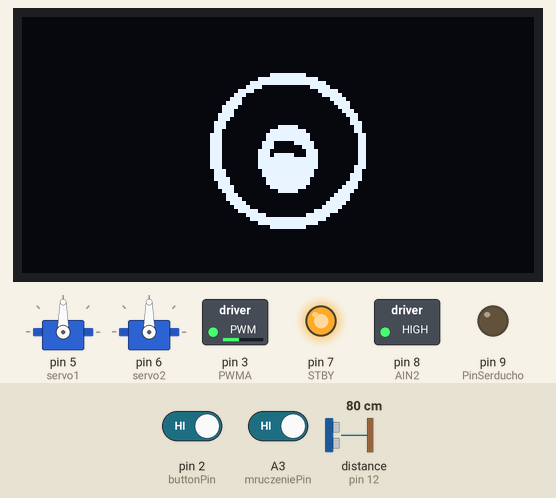
This sketch was run on a simulated Arduino Uno, built with avr-gcc and run on an emulated ATmega328P. Shown: 128×64 one-colour display, 2 × servo, switched loads named in the sketch (green lamp = pin HIGH), output pins drawn as LEDs (lit = HIGH). Wiring (inferred from the names in the program): ultrasonic range finder: trigger pin 13; echo pin 12. The inputs (shaded band) are chosen by the test bench; at power-on: distance to the obstacle (sensor on pin 12) 80 cm, pin 2 (buttonPin) HIGH, A3 (mruczeniePin) HIGH. The echo pulse lasts 58.3 µs per cm; the local clock reads 2024-03-15 10:24:30 at power-on unless the sketch sets it; pins used as bus, display or sensor lines are not drawn.

Above: at 3.4 s.
3.5 s: distance to the obstacle (sensor on pin 12) set to 2 cm
At 7.47 s:
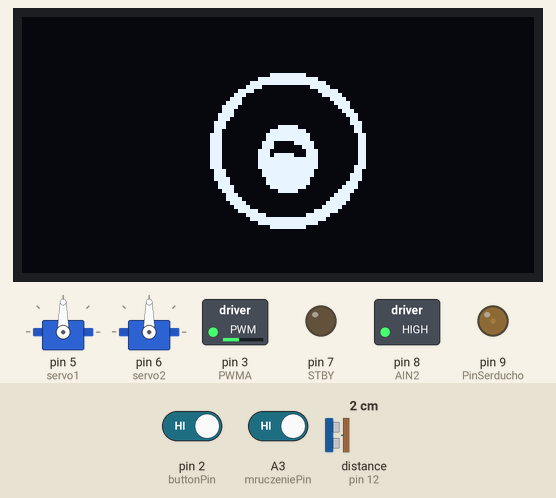
At 11.1 s:
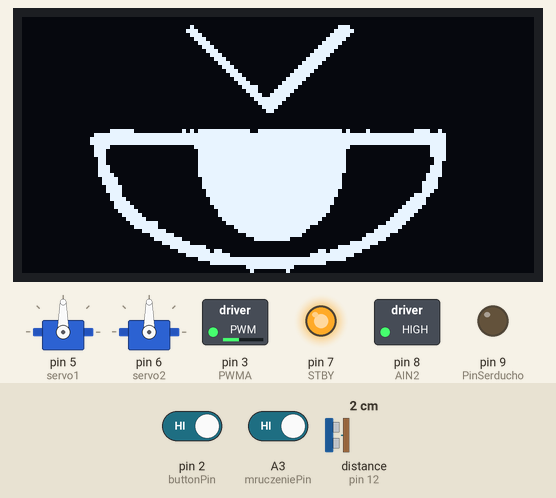
11.4 s: pin 2 (buttonPin) driven LOW and A3 (mruczeniePin) driven LOW
At 18.53 s:
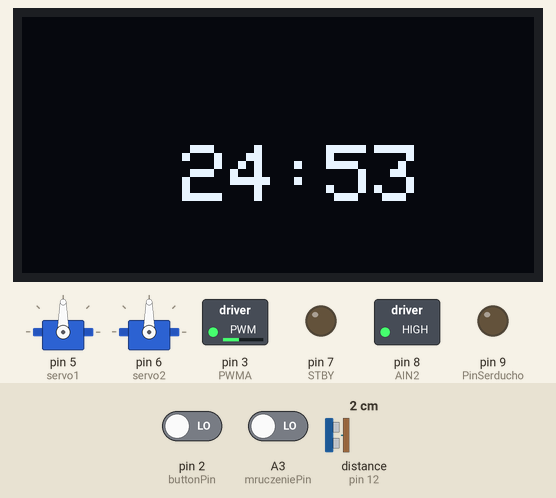
Timing chart, 0 to 20.0 s (numbered marks = the images above; inputs shaded):
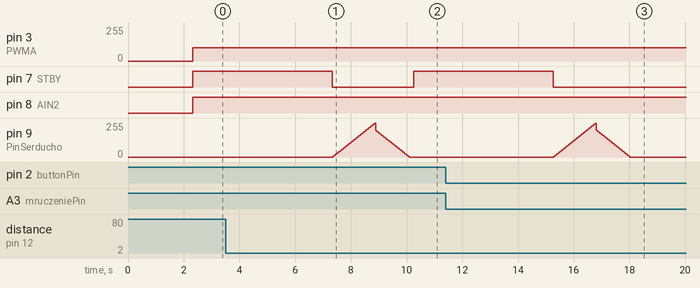

The sketch:

hackathon_arduino.ino
```cpp
#include <SPI.h>
#include <Wire.h>
#include <Adafruit_GFX.h>
#include <Adafruit_SH110X.h>
#include "bitmapy.h"
#include "hackathon.h"
#include <DS3231.h>
#include <RTC.h>
#include <Servo.h>


#define i2c_Address 0x3c // adres wysweitlacza
#define trigPin 13 // pin triggerujacy hc sr04
#define echoPin 12 // echo z hc sr04
#define bezpiecznyDystans 5


DS3231 rtc; //zegar czasu rzeczywistego
Servo servo1; //servo mg996r
Servo servo2; // servo 270
String displayString; //string do wyswetlania czasu

int buttonPin = 2; // przycisk do pomodoro
int mode = 1; // zmeinna do switch case'a

//DEFINICJE MIKROFON//
int sound_sensorL = A1;
int sound_sensorR = A2; //assign to pin A2
int soundValueL = 0;
int soundValueR = 0;
int eps =5;
int krok=1;
int current = 90;
//KONIEC DEFINICJII//

int counter = 0;

//DEFINICJA SERWO2
int pozycja = 90;
//

//DEFINICJE MRUCZENIE//
int STBY = 7; // standby
int PWMA = 3; // Speed control
int AIN2 = 8; // Direction
int mruczeniePin = A3; // Button connected to pin 2
int PinSerducho = 9;
////////
#define SCREEN_WIDTH 128 // OLED display width, in pixels
#define SCREEN_HEIGHT 64 // OLED display height, in pixels
#define OLED_RESET -1   //   QT-PY / XIAO
Adafruit_SH1106G display = Adafruit_SH1106G(SCREEN_WIDTH, SCREEN_HEIGHT, &Wire, OLED_RESET);

uint64_t lastDebounceTime = 0; // czas dzialnia czujnika
uint64_t debouncingTime = 100; // czas, prze ktory musi dzialc czujnik by zazialla w milisekundach

int timerMinutes;
int timerSeconds;
unsigned long timerPrevMillis = 0;

bool h24,hPM;
;


void setup() {
  Serial.begin(9600);
  display.setTextSize(2);
  display.setTextColor(SH110X_WHITE);

  // INICJALIZACJA OLEDA
  delay(250); // wait for the OLED to power up
  display.begin(i2c_Address, true); // Address 0x3C default
  display.clearDisplay();
  delay(2000);
  //KONIEC INICJALIZACJI OLEDA

  //INICJALIZACJA HC SR04
  pinMode(trigPin, OUTPUT);
  pinMode(echoPin, INPUT);
  pinMode(buttonPin,INPUT_PULLUP);
  //KONIEC INICJALIZACJI

  //INICJALIZACJA RTC//

  rtc.setClockMode(false);
  rtc.setDoW(6);
  rtc.setYear(24);
  rtc.setMonth(4);
  rtc.setDate(20);
  rtc.setHour(18);
  rtc.setMinute(9);
 //KONIEC INICJALIZACJI//

 //INICJALIZACJA SERWA//
 servo1.attach(5);
 servo2.attach(6);
 servo1.write(pozycja);
 servo2.write(pozycja);
 //KONIEC INICJALIZACJI//

//MRUCZENIE INICJALIZACJA
  pinMode(STBY, OUTPUT);
  pinMode(PWMA, OUTPUT);
  pinMode(AIN2, OUTPUT);
  pinMode(mruczeniePin, INPUT_PULLUP); // Set the button pin as input with pull-up resistor

}

void loop() {
  switch (mode){
    case 1:
    standby();
    //mikrofon();
    //mruczenie();
    serducho();
    break;
    case 0:
    pomodoroMode();
    break;

  }

  delay(100);

}
int zmierzOdleglosc() {
  long czas, dystans;

  digitalWrite(trigPin, LOW);
  delayMicroseconds(2);
  digitalWrite(trigPin, HIGH);
  delayMicroseconds(10);
  digitalWrite(trigPin, LOW);

  czas = pulseIn(echoPin, HIGH);
  dystans = czas / 58;

  return dystans;
}
void rysujOczko(){
 display.clearDisplay();
 display.drawBitmap(0,0,wesoly,128,64,1);
 display.display();
}
void rysujGniew(){
display.clearDisplay();
 display.drawBitmap(0,0,gniew,128,64,1);
 display.display();
}
void rysujSen(){
display.clearDisplay();
 display.drawBitmap(0,0,sen,128,64,1);
 display.display();
}
int convertTime(){
return rtc.getHour(h24,hPM)*3600 + rtc.getMinute()*60 + rtc.getSecond();
}
void standby(){

  if(zmierzOdleglosc() <= bezpiecznyDystans){
    lastDebounceTime = millis();
    if(lastDebounceTime >= debouncingTime){
    rysujGniew();
    counter = 0;
    }
  }
  else {
    lastDebounceTime = millis();
    if(lastDebounceTime >= debouncingTime){
    rysujOczko();
    counter++;
    }
    if(counter > 3){
      animujOczka();
      counter = 0;
    }
 }

 if (digitalRead(mruczeniePin) == HIGH){
  mruczenie();
 }
 if(digitalRead(buttonPin)==LOW){
  mode = 0;
 }
}
void animujOczka(){
  for(int i =0;i < epd_bitmap_allArray_LEN; i++){
    display.clearDisplay();
    display.drawBitmap(0,0,epd_bitmap_allArray[i],128,64,1);
    display.display();
    delay(50);
  }
}
void pomodoroMode(){
  int countdownStart = convertTime();
  int64_t minutes = rtc.getMinute();
  int64_t seconds = rtc.getSecond();
  timerMinutes = 25;
  timerSeconds = 0;
  while(convertTime() - countdownStart < 25000000){

  display.clearDisplay();
  display.setTextSize(2);
  updateTimer();
  updateDisplayString();
  display.setCursor(40,32);
  display.println(displayString);
  display.display();
  if(timerMinutes == 0 && timerSeconds == 0){
    display.clearDisplay();
    display.setCursor(20, 32);
    display.setTextSize(1);
    display.println("Pora na przerwe!");
    display.display();
    delay(3000);
    timerMinutes = 5;
    timerSeconds = 0;
    while(convertTime() - countdownStart < 25000000){
    display.clearDisplay();
    display.setTextSize(2);
    updateTimer();
    updateDisplayString();
    display.setCursor(40,32);
    display.println(displayString);
    display.display();
    if(timerMinutes == 0 && timerSeconds == 0){

      display.clearDisplay();
      display.setCursor(20, 32);
      display.setTextSize(1);
      display.println("Koniec przerwy!");
      display.display();
      delay(3000);
      break;
    }
    }
    break;
  }
  }
  mode = 1;
}

void updateTimer() {
  if (timerMinutes > 0 || timerSeconds > 0) {
    if (timerSeconds > 0) {
      timerSeconds--;
    }
    else {
      timerSeconds = 59;

      if (timerMinutes > 0)
        timerMinutes--;
    }

    timerPrevMillis = millis();
  }
}

void updateDisplayString() {
  String minutes = String(timerMinutes);
  String seconds = String(timerSeconds);

  if (timerMinutes < 10) {
    minutes = "0" + minutes;
  }

  if (timerSeconds < 10) {
    seconds = "0" + seconds;
  }

  displayString = minutes + ":" + seconds;

}
void mikrofon(){
  servo1.write(current);
  Serial.print("LEFT: ");
  Serial.print(analogRead(A1)); //print the value of sound sensor
  Serial.print("RIGHT: ");
  Serial.println(analogRead(A2));
  if((analogRead(A1)-analogRead(A2))>eps){

    current=current-krok;
    servo1.write(current);
    delay(200);
  }
    if((analogRead(A2)-analogRead(A1))>eps){
    current=current+krok;
    servo1.write(current);
    delay(200);
  }

}
void mruczenie() {


   digitalWrite(STBY, HIGH);
  // Set motor A speed, 0-255 (255 being the fastest)
  analogWrite(PWMA, 100);
  digitalWrite(AIN2, HIGH);
  delay(5000);// The motor will spin in one direction for 0.5 seconds
  // Enable standby to make the motors stop spinning
  digitalWrite(STBY, LOW);

  }

void serducho() {
  for(int fadeValue = 0 ; fadeValue <= 255; fadeValue +=5) {
    // sets the value (range from 0 to 255):
    analogWrite(PinSerducho, fadeValue);
    // wait for 20 milliseconds to see the dimming effect
    delay(30);}
  for(int fadeValue = 200 ; fadeValue >= 0; fadeValue -=5) {
    // sets the value (range from 0 to 200):
    analogWrite(PinSerducho, fadeValue);
    // wait for 30 milliseconds to see the dimming effect
    delay(30);}
    }
void maleserwo(){
  for (int i = 0; i<4;i++){
  servo2.write(pozycja+15);
  delay(100);
  servo2.write(pozycja -15);
  delay(100);
  }
  servo2.write(pozycja);
}
```

hackathon.h
```cpp
void rysujOczko();
void rysujGniew();
void rysujSen();
void serducho();
void maleserwo();
int convertTime();
void mikrofon();
int zmierzOdleglosc();
```

Source omitted: bitmapy.h (data table, 51283 bytes)

Measured:
- after the input at 3.5 s, the display: changes after 6.8 s (image 2)
- after the input at 11.4 s, pin 7 (STBY): goes on until 15.3 s, then stays LOW; the display: changes after 7.0 s (image 3)
- by itself, pin 9 (PinSerducho): rises from 0/255 to 255/255 in 1.5 s, then falls to 0/255 in 1.2 s
